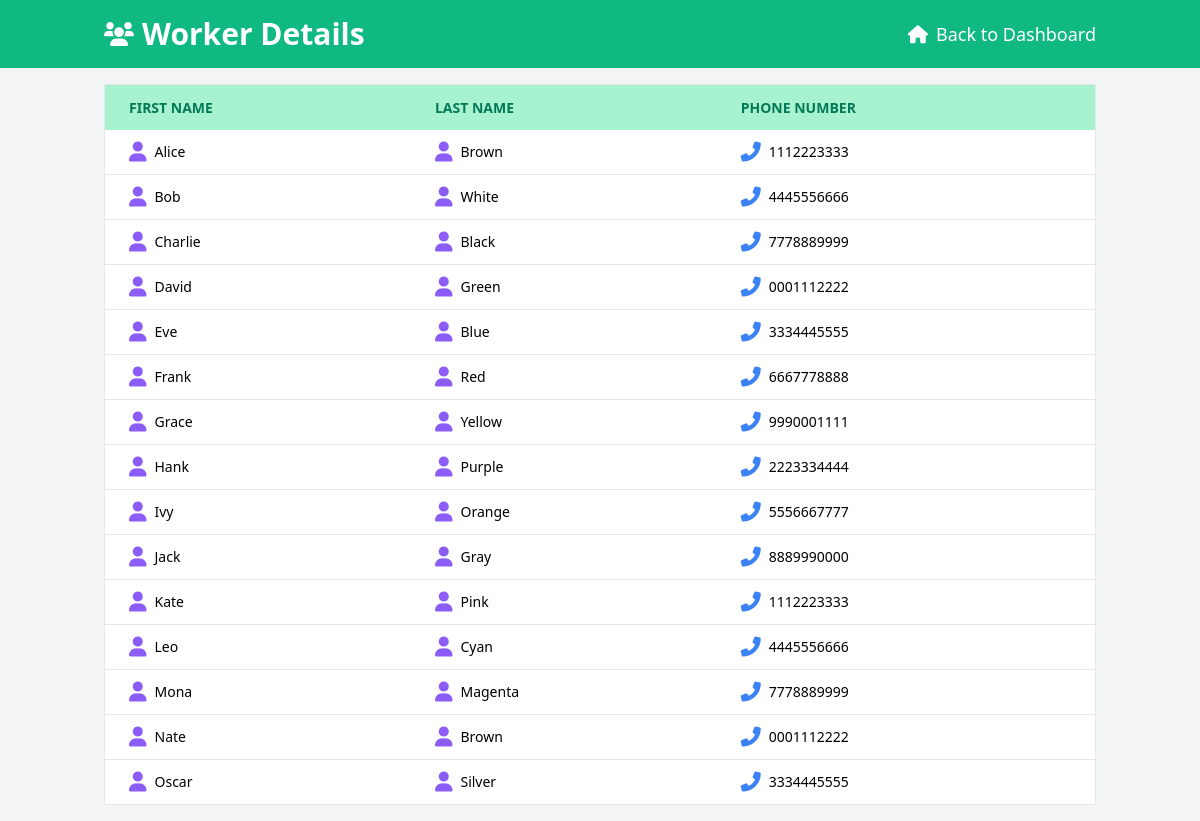
The page /dashboard/worker/ on the database its author committed.
### dashboard/models.py (models this page shows, shortened)
class WorkerDetails(models.Model):
    first_name = models.CharField(max_length=100)
    last_name = models.CharField(max_length=100)
    phone_number = models.CharField(max_length=15)

### dashboard/views.py (the view)
# urls.py: path('dashboard/worker/', views.worker, name='worker'),
def worker(request):
    workers = WorkerDetails.objects.all()
    return render(request, 'worker.html', {'workers': workers})

### templates/worker.html (shortened to what this page needs)
<!DOCTYPE html>
<html lang="en">
<head>
    <link href="https://cdn.jsdelivr.net/npm/tailwindcss@2.2.19/dist/tailwind.min.css" rel="stylesheet">
    <link href="https://cdnjs.cloudflare.com/ajax/libs/font-awesome/6.0.0-beta3/css/all.min.css" rel="stylesheet">
</head>
<body class="bg-gray-100">
    <header class="bg-green-500 text-white py-4">
        <div class="container mx-auto px-4 flex justify-between items-center">
            <h1 class="text-3xl font-bold flex items-center">
                <i class="fas fa-users text-2xl mr-2"></i>
                Worker Details
            </h1>
            <a href="{% url 'dashboard' %}" class="text-lg flex items-center">
                <i class="fas fa-home mr-2"></i> Back to Dashboard
            </a>
        </div>
    </header>
    <div class="container mx-auto p-4">
        <div class="overflow-x-auto">
            <table class="min-w-full bg-white border border-gray-200">
                <thead>
                    <tr class="bg-green-200 text-green-700 uppercase text-sm leading-normal">
                        <th class="py-3 px-6 text-left">First Name</th>
                        <th class="py-3 px-6 text-left">Last Name</th>
                        <th class="py-3 px-6 text-left">Phone Number</th>
                    </tr>
                </thead>
                <tbody class="text-sm font-light">
                    {% for worker in workers %}
                    <tr class="border-b border-gray-200 hover:bg-green-100">
                        <td class="py-3 px-6 text-left whitespace-nowrap">
                            <div class="flex items-center">
                                <i class="fas fa-user text-xl text-purple-500 mr-2"></i>
                                <span>{{ worker.first_name }}</span>
                            </div>
                        </td>
                        <td class="py-3 px-6 text-left">
                            <div class="flex items-center">
                                <i class="fas fa-user text-xl text-purple-500 mr-2"></i>
                                <span>{{ worker.last_name }}</span>
                            </div>
                        </td>
                        <td class="py-3 px-6 text-left">
                            <div class="flex items-center">
                                <i class="fas fa-phone-alt text-xl text-blue-500 mr-2"></i>
                                <span>{{ worker.phone_number }}</span>
                            </div>
                        </td>
                    </tr>
                    {% empty %}
                    <tr>
                        <td class="py-4 px-6 text-center text-gray-600" colspan="3">No workers available.</td>
                    </tr>
                    {% endfor %}
                </tbody>
            </table>
        </div>
    </div>
</body>
</html>

### rows shown on the page
WorkerDetails: first_name "Alice", last_name "Brown", phone_number "1112223333"
WorkerDetails: first_name "Bob", last_name "White", phone_number "4445556666"
WorkerDetails: first_name "Charlie", last_name "Black", phone_number "7778889999"
WorkerDetails: first_name "David", last_name "Green", phone_number "0001112222"
WorkerDetails: first_name "Eve", last_name "Blue", phone_number "3334445555"
WorkerDetails: first_name "Frank", last_name "Red", phone_number "6667778888"
WorkerDetails: first_name "Grace", last_name "Yellow", phone_number "9990001111"
WorkerDetails: first_name "Hank", last_name "Purple", phone_number "2223334444"
WorkerDetails: first_name "Ivy", last_name "Orange", phone_number "5556667777"
WorkerDetails: first_name "Jack", last_name "Gray", phone_number "8889990000"
WorkerDetails: first_name "Kate", last_name "Pink", phone_number "1112223333"
WorkerDetails: first_name "Leo", last_name "Cyan", phone_number "4445556666"
WorkerDetails: first_name "Mona", last_name "Magenta", phone_number "7778889999"
WorkerDetails: first_name "Nate", last_name "Brown", phone_number "0001112222"
WorkerDetails: first_name "Oscar", last_name "Silver", phone_number "3334445555"
